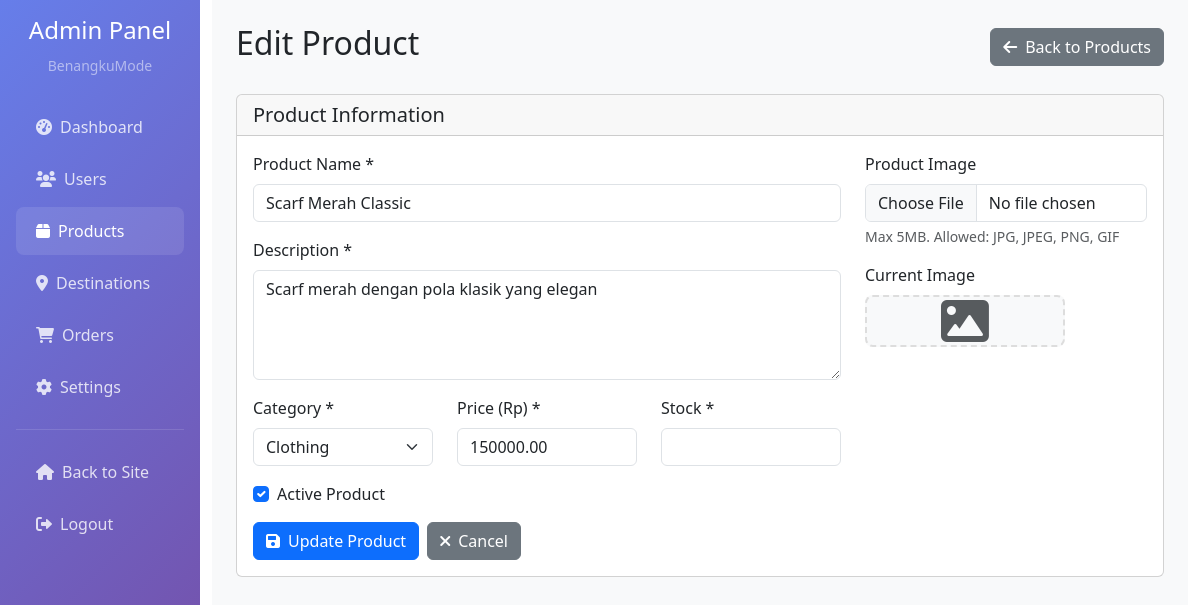
Page /admin/edit_product.php?id=1 (signed in) on the committed database.
### tables this page shows
CREATE TABLE `products` (
  `id` int(11) NOT NULL,
  `name` varchar(200) NOT NULL,
  `description` text DEFAULT NULL,
  `price` decimal(10,2) NOT NULL,
  `category_id` int(11) DEFAULT NULL,
  `image` varchar(255) DEFAULT NULL,
  `images` longtext DEFAULT NULL CHECK (json_valid(`images`)),
  `stock_quantity` int(11) DEFAULT 0,
  `is_active` tinyint(1) DEFAULT 1,
  `is_featured` tinyint(1) DEFAULT 0,
  `created_at` timestamp NOT NULL DEFAULT current_timestamp(),
  `updated_at` timestamp NOT NULL DEFAULT current_timestamp() ON UPDATE current_timestamp()
);

### admin/edit_product.php (the view, shortened to what this page needs)
<?php
$conn = getDbConnection();
$product_id = isset($_GET['id']) ? (int)$_GET['id'] : 0;
$sql = "SELECT * FROM products WHERE id = $product_id";
$result = mysqli_query($conn, $sql);
$product = mysqli_fetch_assoc($result);
?>
<!DOCTYPE html>
<html lang="id">
<head>
    <link href="https://cdn.jsdelivr.net/npm/bootstrap@5.3.0/dist/css/bootstrap.min.css" rel="stylesheet">
    <link href="https://cdnjs.cloudflare.com/ajax/libs/font-awesome/6.0.0/css/all.min.css" rel="stylesheet">
</head>
<body>
    <div class="container-fluid">
        <div class="row">
            <div class="col-md-3 col-lg-2 px-0">
                <div class="sidebar p-3">
                    <div class="text-center mb-4">
                        <h4 class="text-white">Admin Panel</h4>
                        <small class="text-white-50">BenangkuMode</small>
                    </div>
                    <nav class="nav flex-column">
                        <a class="nav-link" href="dashboard.php">
                            <i class="fas fa-tachometer-alt me-2"></i>Dashboard
                        </a>
                        <a class="nav-link" href="users.php">
                            <i class="fas fa-users me-2"></i>Users
                        </a>
                        <a class="nav-link active" href="products.php">
                            <i class="fas fa-box me-2"></i>Products
                        </a>
                        <a class="nav-link" href="destinations.php">
                            <i class="fas fa-map-marker-alt me-2"></i>Destinations
                        </a>
                        <a class="nav-link" href="orders.php">
                            <i class="fas fa-shopping-cart me-2"></i>Orders
                        </a>
                        <a class="nav-link" href="settings.php">
                            <i class="fas fa-cog me-2"></i>Settings
                        </a>
                        <hr class="text-white-50">
                        <a class="nav-link" href="../index.php">
                            <i class="fas fa-home me-2"></i>Back to Site
                        </a>
                        <a class="nav-link" href="../logout.php">
                            <i class="fas fa-sign-out-alt me-2"></i>Logout
                        </a>
                    </nav>
                </div>
            </div>
            <div class="col-md-9 col-lg-10">
                <div class="main-content p-4">
                    <div class="d-flex justify-content-between align-items-center mb-4">
                        <h2>Edit Product</h2>
                        <a href="products.php" class="btn btn-secondary">
                            <i class="fas fa-arrow-left me-2"></i>Back to Products
                        </a>
                    </div>
                    <div class="card">
                        <div class="card-header">
                            <h5 class="mb-0">Product Information</h5>
                        </div>
                        <div class="card-body">
                            <form method="POST" enctype="multipart/form-data">
                                <div class="row">
                                    <div class="col-md-8">
                                        <div class="mb-3">
                                            <label for="name" class="form-label">Product Name *</label>
                                            <input type="text" class="form-control" id="name" name="name"
                                                   value="<?php echo htmlspecialchars($product['name']); ?>" required>
                                        </div>
                                        <div class="mb-3">
                                            <label for="description" class="form-label">Description *</label>
                                            <textarea class="form-control" id="description" name="description" rows="4" required><?php echo htmlspecialchars($product['description']); ?></textarea>
                                        </div>
                                        <div class="row">
                                            <div class="col-md-4">
                                                <div class="mb-3">
                                                    <label for="category" class="form-label">Category *</label>
                                                    <select class="form-select" id="category" name="category" required>
                                                        <option value="clothing" <?php echo $product['category'] === 'clothing' ? 'selected' : ''; ?>>Clothing</option>
                                                    </select>
                                                </div>
                                            </div>
                                            <div class="col-md-4">
                                                <div class="mb-3">
                                                    <label for="price" class="form-label">Price (Rp) *</label>
                                                    <input type="number" class="form-control" id="price" name="price"
                                                           value="<?php echo $product['price']; ?>" min="0" step="1000" required>
                                                </div>
                                            </div>
                                            <div class="col-md-4">
                                                <div class="mb-3">
                                                    <label for="stock" class="form-label">Stock *</label>
                                                    <input type="number" class="form-control" id="stock" name="stock"
                                                           value="<?php echo $product['stock']; ?>" min="0" required>
                                                </div>
                                            </div>
                                        </div>
                                        <div class="mb-3">
                                            <div class="form-check">
                                                <input class="form-check-input" type="checkbox" id="is_active" name="is_active"
                                                       <?php echo $product['is_active'] ? 'checked' : ''; ?>>
                                                <label class="form-check-label" for="is_active">
                                                    Active Product
                                                </label>
                                            </div>
                                        </div>
                                    </div>
                                    <div class="col-md-4">
                                        <div class="mb-3">
                                            <label for="image" class="form-label">Product Image</label>
                                            <input type="file" class="form-control" id="image" name="image" accept="image/*">
                                            <div class="form-text">Max 5MB. Allowed: JPG, JPEG, PNG, GIF</div>
                                        </div>
                                        <div class="mb-3">
                                            <label class="form-label">Current Image</label>
                                            <div class="image-preview d-flex align-items-center justify-content-center bg-light">
                                                <?php if ($product['image']): ?>
                                                    <img src="../assets/images/products/<?php echo htmlspecialchars($product['image']); ?>"
                                                         alt="<?php echo htmlspecialchars($product['name']); ?>"
                                                         class="img-fluid" style="max-width: 100%; max-height: 200px; border-radius: 8px;">
                                                <?php else: ?>
                                                    <i class="fas fa-image text-muted fa-3x"></i>
                                                <?php endif; ?>
                                            </div>
                                        </div>
                                    </div>
                                </div>
                                <div class="d-flex gap-2">
                                    <button type="submit" class="btn btn-primary">
                                        <i class="fas fa-save me-2"></i>Update Product
                                    </button>
                                    <a href="products.php" class="btn btn-secondary">
                                        <i class="fas fa-times me-2"></i>Cancel
                                    </a>
                                </div>
                            </form>
                        </div>
                    </div>
                </div>
            </div>
        </div>
    </div>
</body>
</html>

### admin/edit_product.php (style rules this page uses)
.sidebar { min-height: 100vh; background: linear-gradient(135deg, #667eea 0%, #764ba2 100%); }
.sidebar .nav-link { color: rgba(255,255,255,0.8); padding: 12px 20px; border-radius: 8px; margin: 2px 0; }
.sidebar .nav-link:hover, .sidebar .nav-link.active { color: white; background: rgba(255,255,255,0.1); }
.main-content { background: #f8f9fa; min-height: 100vh; }
.image-preview { max-width: 200px; max-height: 200px; border-radius: 8px; border: 2px dashed #ddd; }

### rows in the picture
products: name "Scarf Merah Classic", description "Scarf merah dengan pola klasik yang elegan", price "150000.00", is_active "☑"
